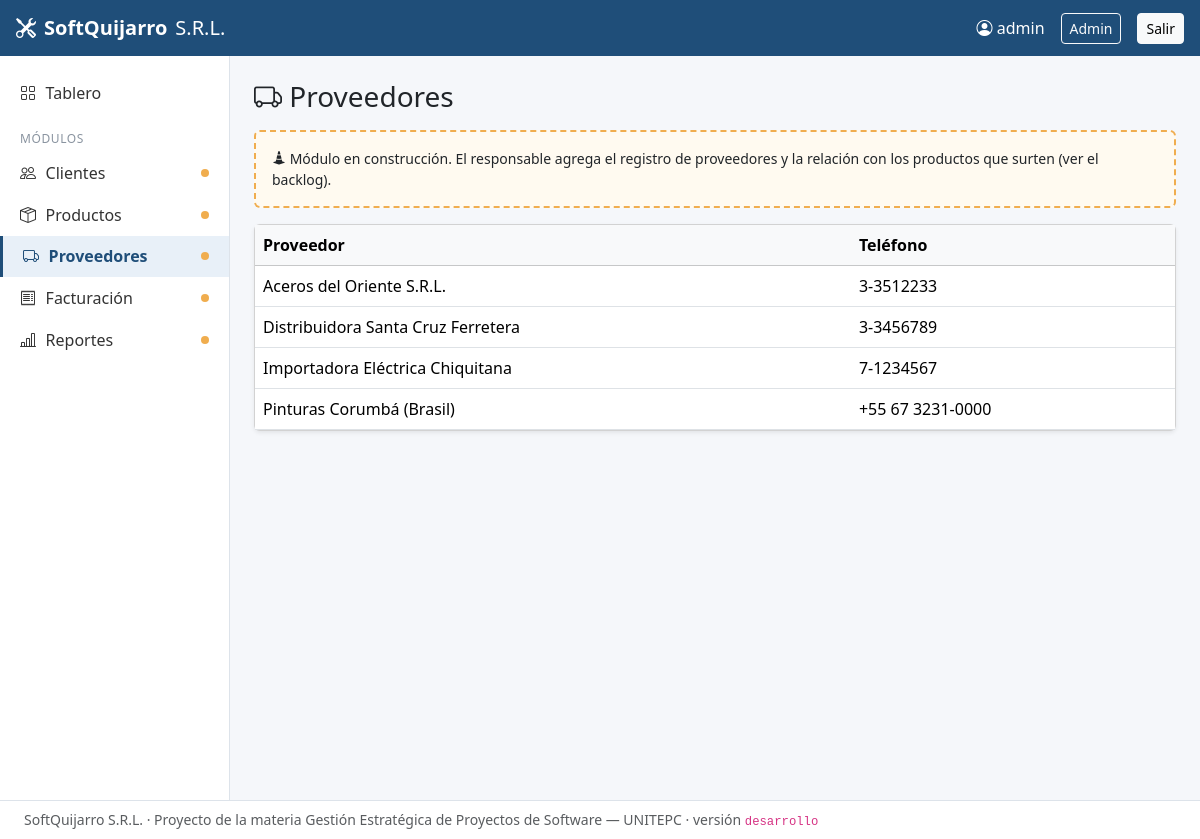
Page /proveedores/ (signed in) on the committed database.
### proveedores/models.py (models this page shows, shortened)
class Proveedor(models.Model):
    nombre = models.CharField("nombre o razón social", max_length=150)
    telefono = models.CharField("teléfono", max_length=30, blank=True)
    class Meta:
        ordering = ["nombre"]
        verbose_name = "proveedor"
        verbose_name_plural = "proveedores"

### proveedores/views.py (the view)
# urls.py: path("",           views.inicio,     name="inicio"),
def inicio(request):
    proveedores = Proveedor.objects.all()
    return render(request, "proveedores/inicio.html", {"proveedores": proveedores})

### core/context_processors.py (called while the page is built)
def _modulos():
    modulos = []
    for nombre in MODULOS:
        cfg = apps.get_app_config(nombre)
        try:
            url = reverse(getattr(cfg, "url_inicio", f"{nombre}:inicio"))
        except NoReverseMatch:
            url = None
        modulos.append(
            {
                "app": nombre,
                "nombre": cfg.verbose_name,
                "icono": getattr(cfg, "icono", "bi-box"),
                "descripcion": getattr(cfg, "descripcion", ""),
                "responsable": getattr(cfg, "responsable", "Sin asignar"),
                "estado": getattr(cfg, "estado", "en construcción"),
                "url": url,
            }
        )
    return modulos

def menu_modulos(request):
    commit = os.environ.get("RENDER_GIT_COMMIT", "")
    return {
        "modulos_menu": _modulos(),
        "version_desplegada": commit[:7] if commit else "desarrollo",
    }

### proveedores/templates/proveedores/inicio.html (shortened to what this page needs)
{% extends "base.html" %}
{% block contenido %}
<div class="d-flex justify-content-between align-items-center mb-3">
  <h1 class="h3 m-0"><i class="bi bi-truck"></i> Proveedores</h1>
</div>
<div class="alert aviso-construccion small">
  <i class="bi bi-cone-striped"></i> Módulo en construcción. El responsable agrega el registro de
  proveedores y la relación con los productos que surten (ver el backlog).
</div>
<div class="card shadow-sm">
  <table class="table table-hover mb-0">
    <thead class="table-light"><tr><th>Proveedor</th><th>Teléfono</th></tr></thead>
    <tbody>
      {% for p in proveedores %}
      <tr><td>{{ p.nombre }}</td><td>{{ p.telefono|default:"—" }}</td></tr>
      {% empty %}
      <tr><td colspan="2" class="text-muted">No hay proveedores registrados.</td></tr>
      {% endfor %}
    </tbody>
  </table>
</div>
{% endblock %}

### templates/base.html (shortened to what this page needs)
{% load static %}<!doctype html>
<html lang="es">
<head>
  <link rel="stylesheet" href="{% static 'vendor/bootstrap/bootstrap.min.css' %}">
  <link rel="stylesheet" href="{% static 'vendor/bootstrap-icons/bootstrap-icons.min.css' %}">
  <link rel="stylesheet" href="{% static 'core/estilos.css' %}">
</head>
<body>
  <nav class="navbar navbar-dark barra-superior px-3">
    <a class="navbar-brand d-flex align-items-center gap-2" href="{% url 'inicio' %}">
      <i class="bi bi-tools"></i> <strong>SoftQuijarro</strong> <span class="d-none d-sm-inline fw-light">S.R.L.</span>
    </a>
    {% if user.is_authenticated %}
    <div class="d-flex align-items-center gap-3 text-white">
      <span class="d-none d-md-inline"><i class="bi bi-person-circle"></i> {{ user.username }}</span>
      {% if user.is_staff %}<a class="btn btn-sm btn-outline-light" href="{% url 'admin:index' %}">Admin</a>{% endif %}
      <form method="post" action="{% url 'logout' %}" class="m-0">{% csrf_token %}
        <button class="btn btn-sm btn-light">Salir</button>
      </form>
    </div>
    {% endif %}
  </nav>
  <div class="d-flex">
    {% if user.is_authenticated %}
    <aside class="menu-lateral d-none d-md-block">
      <a class="item {% if request.path == '/' %}activo{% endif %}" href="{% url 'inicio' %}"><i class="bi bi-grid"></i> Tablero</a>
      <div class="titulo-menu">Módulos</div>
      {% for m in modulos_menu %}
        {% if m.url %}
        <a class="item {% if m.url in request.path and m.url != '/' %}activo{% endif %}" href="{{ m.url }}">
          <i class="bi {{ m.icono }}"></i> {{ m.nombre }}
          {% if m.estado != "listo" %}<span class="punto" title="{{ m.estado }}"></span>{% endif %}
        </a>
        {% endif %}
      {% endfor %}
    </aside>
    {% endif %}
    <main class="flex-grow-1 p-3 p-md-4 contenido">
      {% block contenido %}{% endblock %}
    </main>
  </div>
  <footer class="pie text-muted small px-4 py-2">
    SoftQuijarro S.R.L. · Proyecto de la materia Gestión Estratégica de Proyectos de Software — UNITEPC
    · versión <code>{{ version_desplegada }}</code>
  </footer>
</body>
</html>

### core/static/core/estilos.css (style rules this page uses)
:root { --azul: #1f4e79; --azul-claro: #e8f0f8; --gris: #f5f7fa; }
body { background: var(--gris); min-height: 100vh; display: flex; flex-direction: column; }
body > .d-flex { flex: 1; }
.barra-superior { background: var(--azul); }
.menu-lateral { width: 230px; flex-shrink: 0; background: #fff; border-right: 1px solid #dde3ea; padding: 1rem 0; min-height: calc(100vh - 56px); }
.menu-lateral .item { display: flex; align-items: center; gap: .6rem; padding: .55rem 1.25rem; color: #333; text-decoration: none; }
.menu-lateral .item.activo { background: var(--azul-claro); color: var(--azul); font-weight: 600; border-left: 3px solid var(--azul); }
.menu-lateral .titulo-menu { font-size: .75rem; text-transform: uppercase; letter-spacing: .05em; color: #8a94a0; padding: 1rem 1.25rem .3rem; }
.menu-lateral .punto { width: 8px; height: 8px; border-radius: 50%; background: #f0ad4e; margin-left: auto; }
.contenido { min-width: 0; }
.pie { background: #fff; border-top: 1px solid #dde3ea; }
.aviso-construccion { border: 2px dashed #f0ad4e; background: #fffaf0; }

### rows in the picture
Proveedor: nombre "Aceros del Oriente S.R.L.", telefono "3-3512233"
Proveedor: nombre "Distribuidora Santa Cruz Ferretera", telefono "3-3456789"
Proveedor: nombre "Importadora Eléctrica Chiquitana", telefono "7-1234567"
Proveedor: nombre "Pinturas Corumbá (Brasil)", telefono "+55 67 3231-0000"

### other values in the picture
{{ user.username }} "admin"
{{ m.nombre }} "Clientes" "Productos" "Proveedores" "Facturación" "Reportes"
{{ version_desplegada }} "desarrollo"
